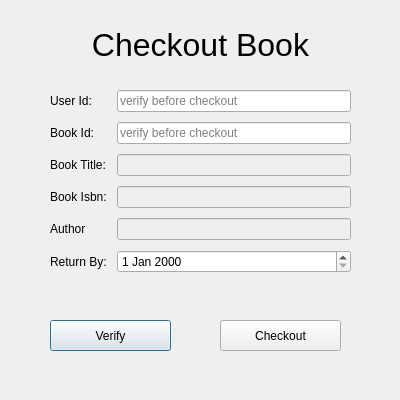
<?xml version="1.0" encoding="UTF-8"?>
<ui version="4.0">
 <class>CheckoutBook</class>
 <widget class="QDialog" name="CheckoutBook">
  <property name="geometry">
   <rect>
    <x>0</x>
    <y>0</y>
    <width>400</width>
    <height>400</height>
   </rect>
  </property>
  <property name="windowTitle">
   <string>Dialog</string>
  </property>
  <widget class="QLabel" name="title">
   <property name="geometry">
    <rect>
     <x>60</x>
     <y>20</y>
     <width>281</width>
     <height>51</height>
    </rect>
   </property>
   <property name="text">
    <string>&lt;html&gt;&lt;head/&gt;&lt;body&gt;&lt;p align=&quot;center&quot;&gt;&lt;span style=&quot; font-size:24pt;&quot;&gt;Checkout Book&lt;/span&gt;&lt;/p&gt;&lt;/body&gt;&lt;/html&gt;</string>
   </property>
  </widget>
  <widget class="QPushButton" name="verifyBtn">
   <property name="geometry">
    <rect>
     <x>50</x>
     <y>320</y>
     <width>121</width>
     <height>31</height>
    </rect>
   </property>
   <property name="text">
    <string>Verify</string>
   </property>
  </widget>
  <widget class="QPushButton" name="checkoutBtn">
   <property name="geometry">
    <rect>
     <x>220</x>
     <y>320</y>
     <width>121</width>
     <height>31</height>
    </rect>
   </property>
   <property name="text">
    <string>Checkout</string>
   </property>
  </widget>
  <widget class="QWidget" name="formLayoutWidget">
   <property name="geometry">
    <rect>
     <x>40</x>
     <y>80</y>
     <width>321</width>
     <height>221</height>
    </rect>
   </property>
   <layout class="QFormLayout" name="checkoutForm">
    <property name="horizontalSpacing">
     <number>10</number>
    </property>
    <property name="verticalSpacing">
     <number>10</number>
    </property>
    <property name="leftMargin">
     <number>10</number>
    </property>
    <property name="topMargin">
     <number>10</number>
    </property>
    <property name="rightMargin">
     <number>10</number>
    </property>
    <property name="bottomMargin">
     <number>10</number>
    </property>
    <item row="0" column="1">
     <widget class="QLineEdit" name="userIdLE">
      <property name="placeholderText">
       <string>verify before checkout</string>
      </property>
     </widget>
    </item>
    <item row="0" column="0">
     <widget class="QLabel" name="userIdLB">
      <property name="text">
       <string>User Id:</string>
      </property>
     </widget>
    </item>
    <item row="1" column="1">
     <widget class="QLineEdit" name="bookIdLE">
      <property name="placeholderText">
       <string>verify before checkout</string>
      </property>
     </widget>
    </item>
    <item row="1" column="0">
     <widget class="QLabel" name="bookIdLB">
      <property name="text">
       <string>Book Id:</string>
      </property>
     </widget>
    </item>
    <item row="2" column="1">
     <widget class="QLineEdit" name="bookTitleLE">
      <property name="enabled">
       <bool>false</bool>
      </property>
     </widget>
    </item>
    <item row="2" column="0">
     <widget class="QLabel" name="bookTitleLB">
      <property name="text">
       <string>Book Title:</string>
      </property>
     </widget>
    </item>
    <item row="3" column="1">
     <widget class="QLineEdit" name="bookIsbnLE">
      <property name="enabled">
       <bool>false</bool>
      </property>
     </widget>
    </item>
    <item row="3" column="0">
     <widget class="QLabel" name="bookIsbnLB">
      <property name="text">
       <string>Book Isbn:</string>
      </property>
     </widget>
    </item>
    <item row="5" column="0">
     <widget class="QLabel" name="returnByLB">
      <property name="text">
       <string>Return By:</string>
      </property>
     </widget>
    </item>
    <item row="5" column="1">
     <widget class="QDateEdit" name="returnByDE"/>
    </item>
    <item row="4" column="0">
     <widget class="QLabel" name="authorLB">
      <property name="text">
       <string>Author</string>
      </property>
     </widget>
    </item>
    <item row="4" column="1">
     <widget class="QLineEdit" name="authorLE">
      <property name="enabled">
       <bool>false</bool>
      </property>
     </widget>
    </item>
   </layout>
  </widget>
 </widget>
 <resources/>
 <connections/>
</ui>
